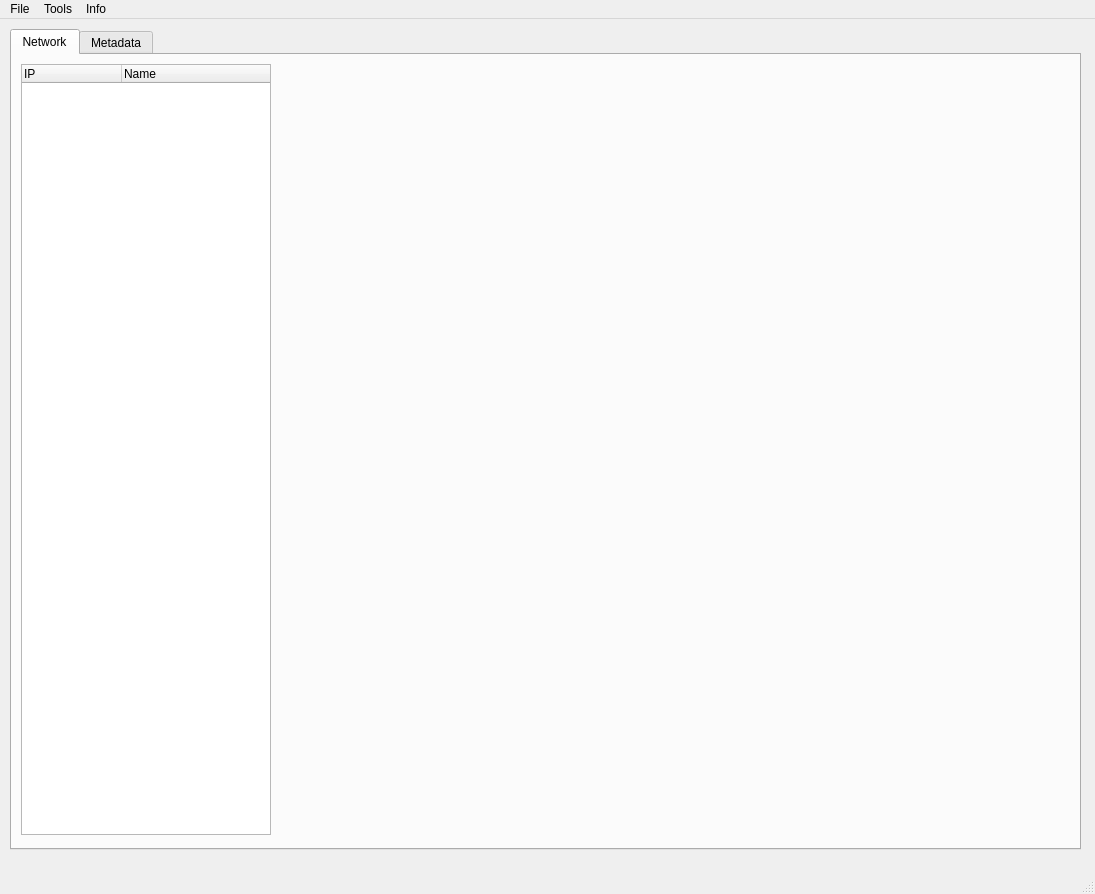
<?xml version="1.0" encoding="UTF-8"?>
<ui version="4.0">
 <class>SaveEditorWindow</class>
 <widget class="QMainWindow" name="SaveEditorWindow">
  <property name="geometry">
   <rect>
    <x>0</x>
    <y>0</y>
    <width>1095</width>
    <height>894</height>
   </rect>
  </property>
  <property name="windowTitle">
   <string>SaveEditorWindow</string>
  </property>
  <widget class="QWidget" name="centralwidget">
   <widget class="QTabWidget" name="tabWidget">
    <property name="geometry">
     <rect>
      <x>10</x>
      <y>10</y>
      <width>1071</width>
      <height>821</height>
     </rect>
    </property>
    <property name="currentIndex">
     <number>0</number>
    </property>
    <widget class="QWidget" name="networkTab">
     <attribute name="title">
      <string>Network</string>
     </attribute>
     <widget class="QWidget" name="horizontalLayoutWidget">
      <property name="geometry">
       <rect>
        <x>9</x>
        <y>9</y>
        <width>1051</width>
        <height>771</height>
       </rect>
      </property>
      <layout class="QHBoxLayout" name="horizontalLayout">
       <item>
        <widget class="QTreeWidget" name="networkTree">
         <property name="maximumSize">
          <size>
           <width>250</width>
           <height>16777215</height>
          </size>
         </property>
         <property name="styleSheet">
          <string notr="true"/>
         </property>
         <property name="indentation">
          <number>20</number>
         </property>
         <property name="uniformRowHeights">
          <bool>false</bool>
         </property>
         <property name="itemsExpandable">
          <bool>true</bool>
         </property>
         <property name="allColumnsShowFocus">
          <bool>false</bool>
         </property>
         <property name="wordWrap">
          <bool>false</bool>
         </property>
         <property name="headerHidden">
          <bool>false</bool>
         </property>
         <property name="expandsOnDoubleClick">
          <bool>true</bool>
         </property>
         <property name="columnCount">
          <number>2</number>
         </property>
         <attribute name="headerCascadingSectionResizes">
          <bool>false</bool>
         </attribute>
         <attribute name="headerDefaultSectionSize">
          <number>100</number>
         </attribute>
         <attribute name="headerShowSortIndicator" stdset="0">
          <bool>false</bool>
         </attribute>
         <attribute name="headerStretchLastSection">
          <bool>true</bool>
         </attribute>
         <column>
          <property name="text">
           <string>IP</string>
          </property>
         </column>
         <column>
          <property name="text">
           <string>Name</string>
          </property>
         </column>
        </widget>
       </item>
       <item>
        <spacer name="horizontalSpacer">
         <property name="orientation">
          <enum>Qt::Horizontal</enum>
         </property>
         <property name="sizeHint" stdset="0">
          <size>
           <width>40</width>
           <height>20</height>
          </size>
         </property>
        </spacer>
       </item>
      </layout>
     </widget>
    </widget>
    <widget class="QWidget" name="metaTab">
     <attribute name="title">
      <string>Metadata</string>
     </attribute>
    </widget>
   </widget>
  </widget>
  <widget class="QMenuBar" name="menubar">
   <property name="geometry">
    <rect>
     <x>0</x>
     <y>0</y>
     <width>1095</width>
     <height>22</height>
    </rect>
   </property>
   <widget class="QMenu" name="menuFile">
    <property name="title">
     <string>File</string>
    </property>
    <addaction name="actionOpenSave"/>
    <addaction name="actionWriteSave"/>
   </widget>
   <widget class="QMenu" name="menuTools">
    <property name="title">
     <string>Tools</string>
    </property>
   </widget>
   <widget class="QMenu" name="menuInfo">
    <property name="title">
     <string>Info</string>
    </property>
    <addaction name="actionAbout"/>
   </widget>
   <addaction name="menuFile"/>
   <addaction name="menuTools"/>
   <addaction name="menuInfo"/>
  </widget>
  <widget class="QStatusBar" name="statusbar"/>
  <action name="actionAbout">
   <property name="text">
    <string>About</string>
   </property>
  </action>
  <action name="actionOpenSave">
   <property name="text">
    <string>Open</string>
   </property>
  </action>
  <action name="actionWriteSave">
   <property name="text">
    <string>Save</string>
   </property>
  </action>
 </widget>
 <resources/>
 <connections/>
</ui>
